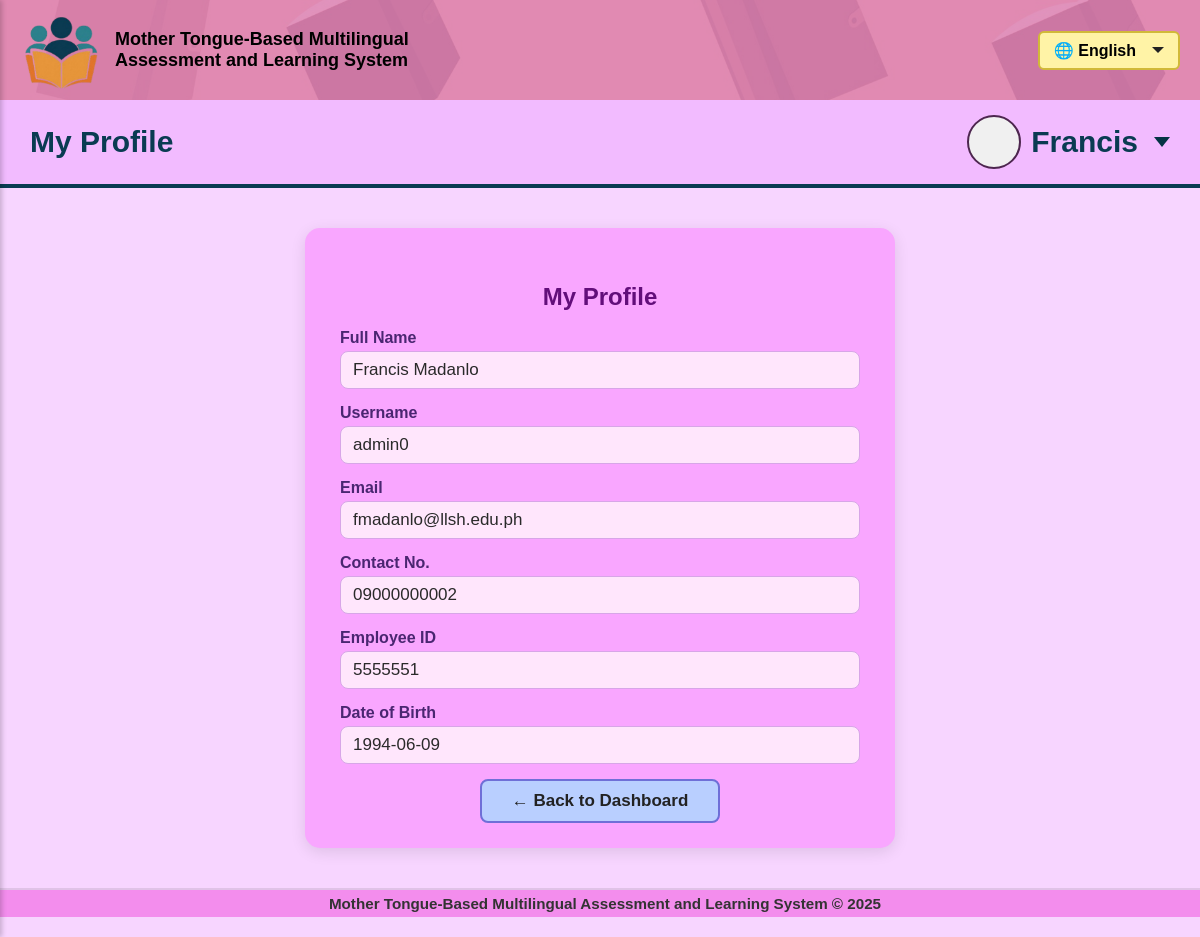
The app's page /admin/admin_view_profile.php (signed in) with its own data.
### tables this page shows
CREATE TABLE `schooladministrator` (
  `adminNo` int(6) UNSIGNED NOT NULL,
  `accRefNo` int(10) UNSIGNED NOT NULL,
  `schoolIdNo` int(6) UNSIGNED NOT NULL,
  `fullName` varchar(70) NOT NULL,
  `adEmpIdNo` int(7) UNSIGNED NOT NULL
);

CREATE TABLE `mtbmalusers` (
  `accRefNo` int(10) UNSIGNED NOT NULL,
  `schoolRefNo` int(10) UNSIGNED NOT NULL,
  `schoolIdNo` int(6) UNSIGNED NOT NULL,
  `firstName` varchar(30) NOT NULL,
  `lastName` varchar(30) NOT NULL,
  `dob` date NOT NULL,
  `emailAddress` varchar(50) NOT NULL,
  `contactNo` varchar(12) NOT NULL,
  `username` varchar(15) NOT NULL,
  `password` varchar(60) NOT NULL,
  `accCreator` int(10) UNSIGNED NOT NULL,
  `accType` enum('School Administrator','Educator','Student') DEFAULT NULL,
  `regDateTime` timestamp NOT NULL DEFAULT current_timestamp()
);

### admin/admin_view_profile.php (the view, shortened to what this page needs)
<?php
include '../sql/db_connect.php';
$adminAccRefNo = $_SESSION['accRefNo'];
$adminName = $_SESSION['firstName'] ?? 'Admin';
$sql = "SELECT u.accRefNo, u.firstName, u.lastName, u.dob, u.emailAddress, u.contactNo, u.username,
               sa.fullName AS adminFullName, sa.adEmpIdNo
        FROM mtbmalusers u
        LEFT JOIN schooladministrator sa ON u.accRefNo = sa.accRefNo
        WHERE u.accRefNo = ?";
$stmt = $conn->prepare($sql);
$stmt->bind_param("i", $adminAccRefNo);
$stmt->execute();
$result = $stmt->get_result();
$adminProfile = $result->fetch_assoc();
?>
<!DOCTYPE html>
<html lang="en">
<head>
  <link rel="stylesheet" href="../style/mtbmal_accs-style.css">
</head>
<body>
<button onclick="toggleSidebar()" class="toggle-btn"></button>
<div class="topbar">
  <div class="left">
    <div class="logo-topbar" onclick="toggleSidebar()">
      <img src="../images/MTB-MAL_logo-alt.png" alt="MTB-MAL Logo">
    </div>
    <div class="system-title">Mother Tongue-Based Multilingual Assessment and Learning System</div>
  </div>
  <div class="right">
    <div class="language-selector" onclick="toggleDropdown1()">
      <div class="language">🌐 English</div>
      <div id="dropdown-arrow1" class="dropdown-arrow1 down"></div>
    </div>
  </div>
</div>
<div class="second-bar">
  <span>My Profile</span>
  <div class="profile-container" onclick="toggleDropdown2()">
    <div class="profile-circle"></div>
    <span style="font-weight:bold;"><?php echo htmlspecialchars($adminName); ?></span>
    <div id="dropdown-arrow2" class="dropdown-arrow2 down"></div>
  </div>
</div>
<div class="profile-container-main">
  <h2>My Profile</h2>
  <div class="profile-details">
    <label>Full Name</label>
    <span class="profile-value"><?= htmlspecialchars($adminProfile['adminFullName'] ?: $adminProfile['firstName'] . ' ' . $adminProfile['lastName']) ?></span>
    <label>Username</label>
    <span class="profile-value"><?= htmlspecialchars($adminProfile['username']) ?></span>
    <label>Email</label>
    <span class="profile-value"><?= htmlspecialchars($adminProfile['emailAddress']) ?></span>
    <label>Contact No.</label>
    <span class="profile-value"><?= htmlspecialchars($adminProfile['contactNo']) ?></span>
    <label>Employee ID</label>
    <span class="profile-value"><?= htmlspecialchars($adminProfile['adEmpIdNo']) ?></span>
    <label>Date of Birth</label>
    <span class="profile-value"><?= htmlspecialchars($adminProfile['dob']) ?></span>
  </div>
  <button class="back-btn" onclick="window.location.href='welcome_admin.php'">&larr; Back to Dashboard</button>
</div>
<footer class="footer">
  Mother Tongue-Based Multilingual Assessment and Learning System © 2025
</footer>
</body>
</html>

### style/mtbmal_accs-style.css (style rules this page uses)
body { font-family: Arial, sans-serif; background-color: #F7D5FF; margin: 0; }
.topbar { position: relative; background-color: #DE8CE0; display: flex; justify-content: space-between; align-items: center; padding: 10px 20px; overflow: hidden; }
.topbar::before { content: ""; position: absolute; top: 0; left: 0; right: 0; bottom: 0; background-image: url('../images/book_bg.jpg'); background-size: cover; background-position: center; opacity: 0.3; z-index: 0; }
.topbar > * { position: relative; z-index: 1; }
.topbar .left { display: flex; align-items: center; gap: 15px; }
.logo-topbar { width: 80px; height: 80px; display: flex; align-items: center; justify-content: center; font-weight: bold; cursor: pointer; }
.logo-topbar img { height: 80px; width: auto; transition: all 0.3s ease; cursor: pointer; }
.system-title { font-size: 18px; font-weight: bold; max-width: 300px; }
.topbar .right { display: flex; align-items: center; gap: 10px; }
.language-selector { cursor: pointer; border-radius: 4px; transition: background 0.2s ease; display: flex; align-items: center; gap: 10px; padding: 8px 14px; background-color: #fff3a6; border: 2px solid #d1b939; border-radius: 6px; cursor: pointer; font-weight: bold; }
.dropdown-arrow1 { width: 0; height: 0; border-left: 6px solid transparent; border-right: 6px solid transparent; margin-left: 6px; }
.dropdown-arrow1.down { border-top: 6px solid #222; }
.second-bar { background-color: #F2BBFF; padding: 15px 30px; display: flex; align-items: center; justify-content: space-between; font-size: 30px; font-weight: bold; color: #0A3B52; border-bottom: 4px solid #0A3B52; }
.profile-container { display: flex; align-items: center; gap: 10px; cursor: pointer; position: relative; }
.profile-circle { width: 50px; height: 50px; background-color: #f0f0f0; border: 2px solid #4d264f; border-radius: 50%; }
.dropdown-arrow2 { width: 0; height: 0; border-left: 8px solid transparent; border-right: 8px solid transparent; margin-left: 6px; }
.dropdown-arrow2.down { border-top: 10px solid #043344; }
.toggle-btn { position: absolute; top: 10px; left: 10px; font-size: 1.5rem; background: none; border: none; cursor: pointer; }
.footer { width: 100%; text-align: center; padding: 5px; background-color: #f38ded; color: #333; font-weight: bold; font-size: 0.95em; margin-top: 40px; border-top: 2px solid #e0c2e7; margin-bottom: 20px; }

### admin/admin_view_profile.php (style rules this page uses)
.profile-container-main { margin: 0 auto; margin-top: 40px; background: #f9a6ff; padding: 35px 35px 25px 35px; border-radius: 15px; max-width: 520px; box-shadow: 0 4px 15px rgba(0,0,0,0.10); text-align: left; }
.profile-container-main h2 { text-align: center; margin-bottom: 18px; color: #620e7a; }
.profile-details label { display: block; font-weight: bold; margin-bottom: 4px; color: #4a2671; margin-top: 15px; }
.profile-details .profile-value { font-size: 17px; color: #2a2a2a; background: #ffe6fc; padding: 8px 12px; border-radius: 8px; margin-bottom: 6px; display: block; border: 1px solid #d7a6e7; }
.profile-details { margin-bottom: 15px; }
.back-btn { background-color: #b9cfff; color: #222; font-weight: bold; border: 2px solid #6f6fd7; border-radius: 8px; padding: 10px 30px; margin: 0 auto; display: block; cursor: pointer; font-size: 17px; transition: filter 0.2s; }

### records on screen
schooladministrator: fullName "Francis Madanlo", accRefNo.username "admin0", accRefNo.emailAddress "fmadanlo@llsh.edu.ph", accRefNo.contactNo "09000000002", adEmpIdNo "5555551", accRefNo.dob "1994-06-09"

### other values on screen
$adminName "Francis"
